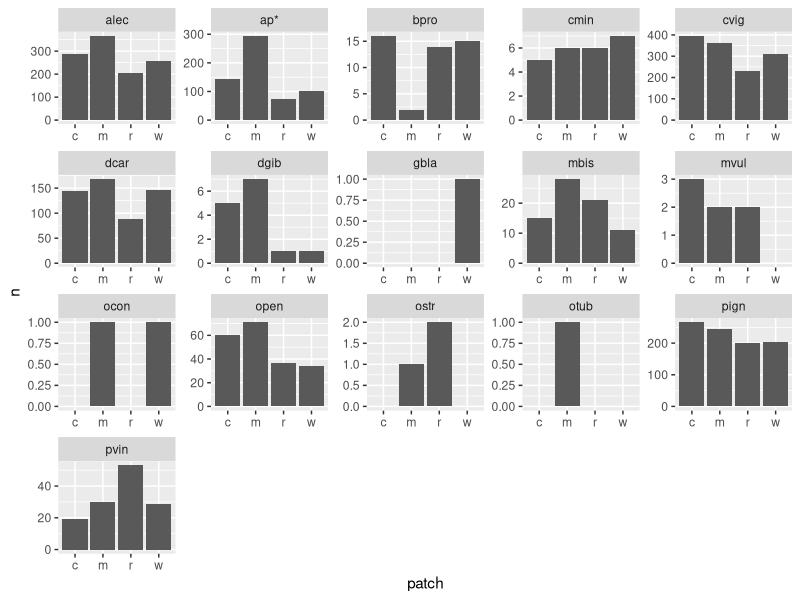
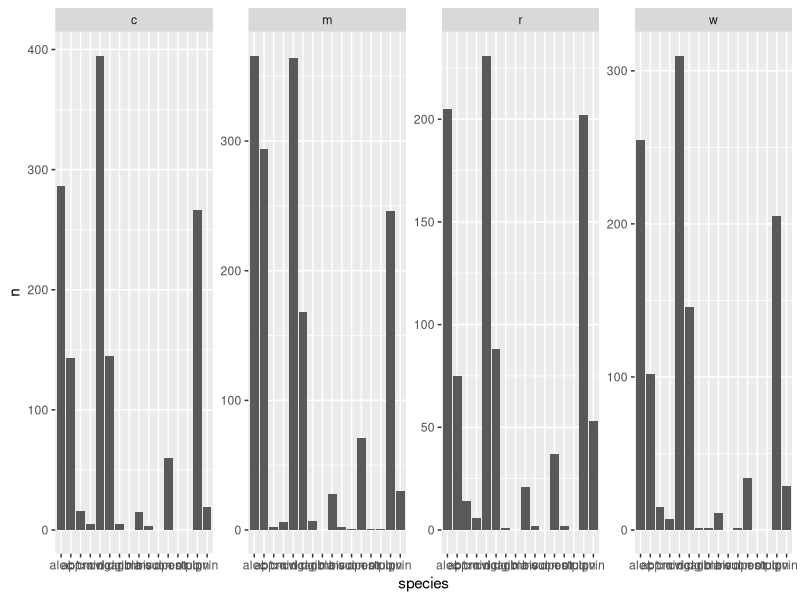

These charts were generated, in order, by the following R code: (Note: this script raises an error after producing the figures.)
# Script to import, clean, and organize EEC's Beetle data
# date: 25 september 2024

# load libraries ----------------------------------------------------------

library(tidyverse)
library(here)
library(lubridate) # to deal with dates https://lubridate.tidyverse.org/
library(vegan)

# load data ---------------------------------------------------------------

btl_data<-read_csv(here("corridor_docs","eric_ms_thesis","ms_data","data_clean","clean_btl_counts.csv"))


# quick summaries to look over the sampling point information ---------------
# how many points in each block, how many points per treatment, etc.

# names(btl)
# 
# smpl_pts %>% 
#   group_by(block) %>% 
#   tally()
# 
# smpl_pts %>% 
#   group_by(block,patch) %>% 
#   tally()
# # what's up with 52?
# smpl_pts %>% 
#   group_by(block,patch,point) %>% 
#   tally() 
# 
# smpl_pts %>% 
#   group_by(block,patch,point) %>% 
#   tally() %>% 
#   filter(block=="52")
# 
# smpl_pts %>% 
#   group_by(date,block) %>% 
#   tally() 
# 
# smpl_pts %>% 
#   group_by(date,block) %>% 
#   tally() 



# summary data ------------------------------------------------------------


# total beetles captured --------------------------------------------------


total_N<-btl_data %>% summarise(n=sum(sum, na.rm=TRUE))


# total N by species ------------------------------------------------------


# total number of beetles sampled each round
total_N_sample<-btl_data %>%
  pivot_longer(pvin:ostr,names_to = "species",values_to = "n") %>% 
  group_by(date) %>% 
  summarise(n=sum(n, na.rm=TRUE)) %>% 
  arrange(date)
total_N_sample


# spp in order of no captured ---------------------------------------------


btl_order<-btl_data %>%
  pivot_longer(pvin:ostr,names_to = "species",values_to = "n") %>% 
  group_by(species) %>%
  summarize(n=sum(n, na.rm=TRUE)) %>%
  arrange(desc(n)) %>%
  mutate(species = reorder(species, desc(n)))
btl_order


# abundance by patch ------------------------------------------------------




btl_sums_patch<-btl_data %>%
  pivot_longer(pvin:ostr,names_to = "species",values_to = "n") %>% 
  group_by(patch) %>%
  summarize(n=sum(n, na.rm=TRUE)) %>%
  arrange(patch,desc(n))


# summaries by patch type -------------------------------------------------


btl_data_sums<-btl_data %>%
  pivot_longer(pvin:ostr,names_to = "species",values_to = "n") %>% 
  group_by(species,patch) %>%
  summarize(n=sum(n, na.rm=TRUE)) %>%
  arrange(patch,desc(n))


btl_data_sums<-btl_data %>%
  pivot_longer(pvin:ostr,names_to = "species",values_to = "n") %>% 
  group_by(species,patch) %>%
  summarize(n=sum(n, na.rm=TRUE)) %>%
  arrange(patch,desc(n))

ggplot(btl_data_sums, aes(x=patch, y=n)) + 
  geom_bar(stat = "identity")+
  facet_wrap(vars(species),scales="free",ncol = 5) 



ggplot(btl_data_sums, aes(x=species, y=n)) + 
  geom_bar(stat = "identity")+
  facet_wrap(vars(patch),scales="free",ncol = 4) 




mega_spp<-btl_data %>%
  pivot_longer(pvin:ostr,names_to = "species",values_to = "n") %>% 
  group_by(species) %>% 
  summarise(n=sum(n, na.rm=TRUE)) %>% 
  filter(n>500) %>% 
  ungroup() %>% 
  select(species,n)%>% 
  arrange(desc(n))


rare_spp<-btl_data %>%
  pivot_longer(pvin:ostr,names_to = "species",values_to = "n") %>% 
  group_by(species) %>% 
  summarise(n=sum(n, na.rm=TRUE)) %>% 
  filter(n<50) %>% 
  ungroup() %>% 
  select(species,n) %>% 
  arrange(desc(n))



plot_n<-btl_data %>%
  pivot_longer(pvin:ostr,names_to = "species",values_to = "n") %>% 
  filter(species=="pign"|species=="alec"|species=="cvig")
plot_btl_n <- function(data) {
  btl_n_plot<-ggplot(plot_n,
                     aes(x=date,
                         y=n,
                         group=species,
                         color=species)) +
    geom_line()+
    geom_point()+
    # facet_wrap(vars(habitat))
    facet_grid(vars(species),vars(patch))+
    theme_bw()
}




# code for making a rarefaction curve -------------------------------------

# this pools all the points in a patch over the entire sampling season
# tou can then do a rarefaction curve for each patch in each block
# can also edit the. code to makle it one curve per block (allpatches pooled), 
# per patch type (all blocks polled) etc.

rarefaction_data<-btl_data %>%
  select(-c(month,day,year,sum,point,sample_id)) %>% 
  pivot_longer(pvin:ostr,names_to = "species",values_to = "n") %>% 
  mutate(sampling_date = as.integer(factor(date))) %>% 
  relocate(sampling_date,.before=1) %>% 
  # group_by(block,patch,sampling_date,species) %>%
  group_by(block,patch,species) %>%
  summarize(n=sum(n)) %>% 
  pivot_wider(values_from=n,names_from=species) %>% 
  filter(patch=="c") %>% 
  # mutate(row=paste(block,sampling_date,sep="-"),.before=1) %>% 
  mutate(row=paste(patch,block,sep="-"),.before=1) %>% 
  column_to_rownames("row") %>% 
  # select(-block,-patch,-sampling_date) 
  select(-block,-patch) 


#   
#   pivot_longer(pvin:ostr,names_to = "species",values_to = "n") %>% 
#   group_by(sample_id,species) %>% 
#   summarize(n=sum(n)) %>% 
#   pivot_wider(values_from=n,names_from=species) %>% 
#   column_to_rownames("sample_id") 
# 
# rarefaction_data<-btl_data %>% 
#   select(-c(month,day,year,date, block, point)) %>% 
#   pivot_longer(pvin:ostr,names_to = "species",values_to = "n") %>% 
#   group_by(patch,species) %>% 
#   summarize(n=sum(n)) %>% 
#   pivot_wider(values_from=n,names_from=species) %>% 
#   column_to_rownames("patch") 



### worked example for generating rarefaction curve
#?rarecurve
#?rarefy

#data(BCI)
#S <- specnumber(BCI) # observed number of species
#(Raremax <- min(rowSums(BCI)))

#Srare <- rarefy(BCI, Raremax)
#plot(S, Srare, xlab = "Observed No. of Species", ylab = "Rarefied No. of Species")
#abline(0, 1)

#rarecurve(BCI, step = 20, sample = Raremax, col = "blue", cex = 0.6)

# subsetting data so that there are no zeros 
rarefaction_data<-btl_data %>% 
  select(-c(month,day,year,date)) %>% 
  pivot_longer(pvin:ostr,names_to = "species",values_to = "n") %>% 
  group_by(sample_id,species) %>% 
  summarize(n=sum(n)) %>% 
  pivot_wider(values_from=n,names_from=species) %>% 
  column_to_rownames("sample_id") %>% 
  filter((rowSums(rarefaction_data) > 10)) 

s <- specnumber(rarefaction_data)
s
(raremax <- min(rowSums(rarefaction_data)))

btl.rare <- rarefy(rarefaction_data, raremax)
btl.rare
plot(s,btl.rare,xlab = "Observed No. of Species", ylab = "Rarefied No. of Species")


rarecurve(rarefaction_data, step = 20, sample = raremax, col = "blue", cex = 0.6)

rarecurve(rarefaction_data, 
          step = 20, 
          sample = raremax, 
          col = "blue", 
          cex = 0.6,
          label=FALSE)






# sandbox -----------------------------------------------------------------

























N_by_spp<-btl_data %>% 
  summarise(across(where(is.numeric), ~ sum(.x, na.rm = TRUE))) %>% 
  select(-c(sample_id,point,month,day,year,sum)) %>% 
  pivot_longer(pvin:ostr,names_to = "species",values_to = "n") %>% 
  arrange(desc(n))
  



# total N by date type --------------------------------------------------


N_by_patch<-btl_data %>% 
  group_by(date)


  summarise(across(where(is.numeric), ~ sum(.x, na.rm = TRUE))) %>% 
  select(-c(sample_id,point,month,day,year,sum)) %>% 
  pivot_longer(pvin:ostr,names_to = "species",values_to = "n") %>% 
  arrange(desc(n))
















# species diversity -------------------------------------------------------



btl_summary<-btl_counts %>% 
  select(-c(sample_id,block,point,month,day)) %>% 
  group_by(patch) %>% 
  summarize(across(everything(), ~ sum(.x, na.rm = TRUE))) %>% 
  filter(!is.na(patch)) %>% 
  select(-sum) %>% 
  column_to_rownames("patch")



summarize(sum=sum(c_across(pvin:ocon), na.rm = TRUE)) %>% 
  filter(!is.na(patch))
btls<-btl_summary %>% 
  
  
  
  
  
  btls<-btl_counts %>% 
  select(-c(sum,sample_id,block,point, month, day)) %>% 
  # column_to_rownames("sample_id")
  column_to_rownames("patch")







site_type <- env %>% 
  select(block, patch)
# How speciose are my communities?

# specnumber() will tell you the number of species within each sample. 
# You can then run an analysis of variance to ask if mean species richness 
# is significantly different across sites.

sppr <- specnumber(btl_summary)

# analysis of variance takes the same form as the usual models you'd see in R
# response ~ dependent, data = environmental grouping
# sppr_aov <- aov(sppr ~ patch, data = site_type)
# summary(sppr_aov)

shannondiv <- diversity(btl_summary)
head(shannondiv)

# rarefaction



btl_summary<-btl_counts %>% 
  select(-c(patch,block,point,month,day)) %>% 
  # select(-c(sample_id,block,point,month,day)) %>% 
  # group_by(patch) %>% 
  filter(sum>0) %>% 
  select(-sum) %>% 
  column_to_rownames("sample_id")



spAbund <- rowSums(btl_summary)  #gives the number of individuals found in each plot
spAbund # view observations per plot 
# ufl graduation deadlines graduate school

#rarefaction uses the smallest number of 
# observations per sample to extrapolate the expected number if all other 
# samples only had that number of observations
raremin <- min(rowSums(btl_summary))  
raremin # view smallest # of obs 


sRare <- rarefy(btl_summary, raremin) # now use function rarefy
sRare #give
rarecurve(btl_summary, col = "blue") 


